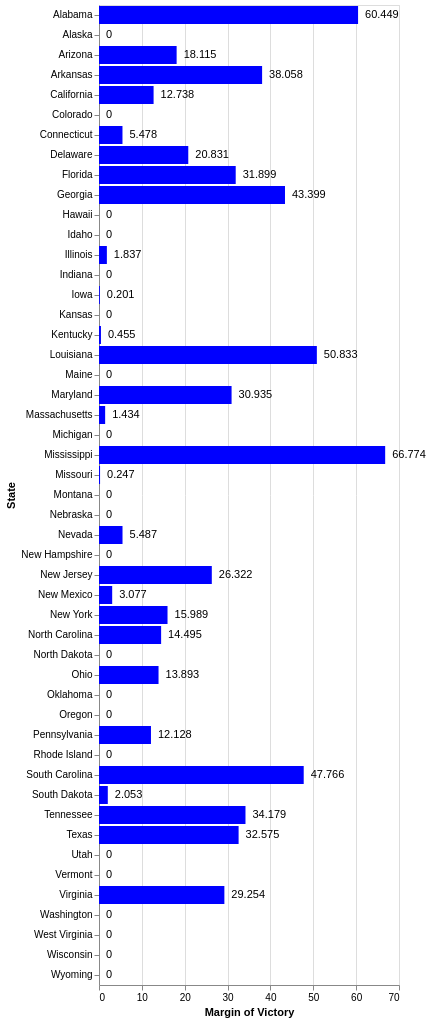

Describe this chart as a Vega-Lite specification.
### Vega-Lite specification from a JSON file in a GitHub repository (floating-point values rounded to 4 significant figures)
{"$schema": "https://vega.github.io/schema/vega-lite/v3.json", "description": "The Margin by which Clinton won each state (or zero if she lost).", "data": {"values": [{"color": "blue", "State": "Alabama", "Margin of Victory": 60.45}, {"color": "blue", "State": "Alaska", "Margin of Victory": 0}, {"color": "blue", "State": "Arizona", "Margin of Victory": 18.11}, {"color": "blue", "State": "Arkansas", "Margin of Victory": 38.06}, {"color": "blue", "State": "California", "Margin of Victory": 12.74}, {"color": "blue", "State": "Colorado", "Margin of Victory": 0}, {"color": "blue", "State": "Connecticut", "Margin of Victory": 5.478}, {"color": "blue", "State": "Delaware", "Margin of Victory": 20.83}, {"color": "blue", "State": "Florida", "Margin of Victory": 31.9}, {"color": "blue", "State": "Georgia", "Margin of Victory": 43.4}, {"color": "blue", "State": "Hawaii", "Margin of Victory": 0}, {"color": "blue", "State": "Idaho", "Margin of Victory": 0}, {"color": "blue", "State": "Illinois", "Margin of Victory": 1.837}, {"color": "blue", "State": "Indiana", "Margin of Victory": 0}, {"color": "blue", "State": "Iowa", "Margin of Victory": 0.201}, {"color": "blue", "State": "Kansas", "Margin of Victory": 0}, {"color": "blue", "State": "Kentucky", "Margin of Victory": 0.455}, {"color": "blue", "State": "Louisiana", "Margin of Victory": 50.83}, {"color": "blue", "State": "Maine", "Margin of Victory": 0}, {"color": "blue", "State": "Maryland", "Margin of Victory": 30.93}, {"color": "blue", "State": "Massachusetts", "Margin of Victory": 1.434}, {"color": "blue", "State": "Michigan", "Margin of Victory": 0}, {"color": "blue", "State": "Mississippi", "Margin of Victory": 66.77}, {"color": "blue", "State": "Missouri", "Margin of Victory": 0.247}, {"color": "blue", "State": "Montana", "Margin of Victory": 0}, {"color": "blue", "State": "Nebraska", "Margin of Victory": 0}, {"color": "blue", "State": "Nevada", "Margin of Victory": 5.487}, {"color": "blue", "State": "New Hampshire", "Margin of Victory": 0}, {"color": "blue", "State": "New Jersey", "Margin of Victory": 26.32}, {"color": "blue", "State": "New Mexico", "Margin of Victory": 3.077}, {"color": "blue", "State": "New York", "Margin of Victory": 15.99}, {"color": "blue", "State": "North Carolina", "Margin of Victory": 14.49}, {"color": "blue", "State": "North Dakota", "Margin of Victory": 0}, {"color": "blue", "State": "Ohio", "Margin of Victory": 13.89}, {"color": "blue", "State": "Oklahoma", "Margin of Victory": 0}, {"color": "blue", "State": "Oregon", "Margin of Victory": 0}, {"color": "blue", "State": "Pennsylvania", "Margin of Victory": 12.13}, {"color": "blue", "State": "Rhode Island", "Margin of Victory": 0}, {"color": "blue", "State": "South Carolina", "Margin of Victory": 47.77}, {"color": "blue", "State": "South Dakota", "Margin of Victory": 2.053}, {"color": "blue", "State": "Tennessee", "Margin of Victory": 34.18}, {"color": "blue", "State": "Texas", "Margin of Victory": 32.58}, {"color": "blue", "State": "Utah", "Margin of Victory": 0}, {"color": "blue", "State": "Vermont", "Margin of Victory": 0}, {"color": "blue", "State": "Virginia", "Margin of Victory": 29.25}, {"color": "blue", "State": "Washington", "Margin of Victory": 0}, {"color": "blue", "State": "West Virginia", "Margin of Victory": 0}, {"color": "blue", "State": "Wisconsin", "Margin of Victory": 0}, {"color": "blue", "State": "Wyoming", "Margin of Victory": 0}]}, "transform": [{"calculate": "toString('black')", "as": "color2"}], "encoding": {"y": {"field": "State", "type": "ordinal"}, "x": {"field": "Margin of Victory", "type": "quantitative"}, "color": {"field": "color", "type": "nominal", "scale": null}}, "layer": [{"mark": "bar"}, {"mark": {"type": "text", "align": "left", "baseline": "middle", "dx": 7}, "encoding": {"text": {"field": "Margin of Victory", "type": "quantitative"}, "color": {"field": "color2", "type": "ordinal", "scale": null}}}]}
